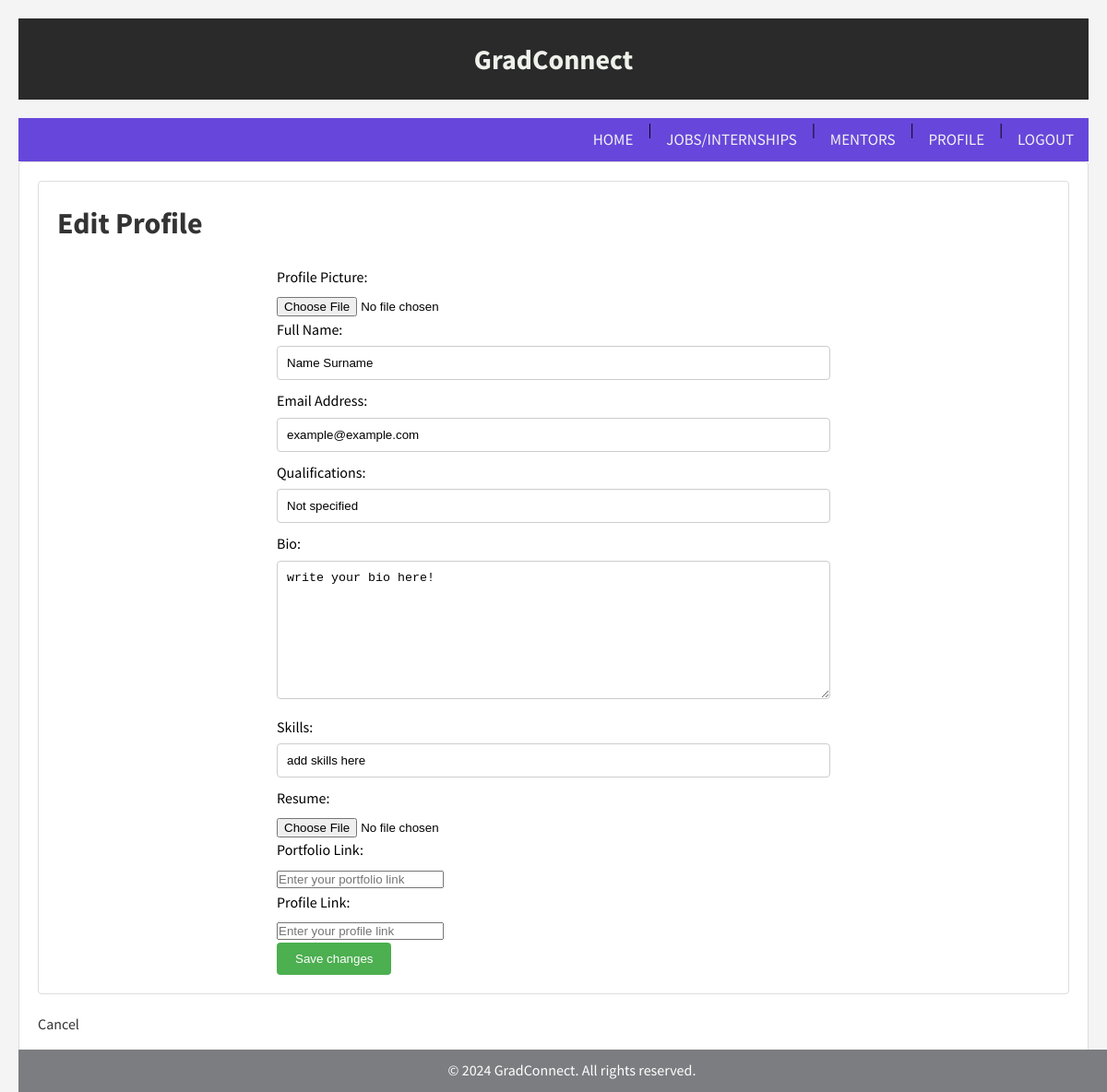
Page /profile/edit/ (signed in) on the earlier database version.
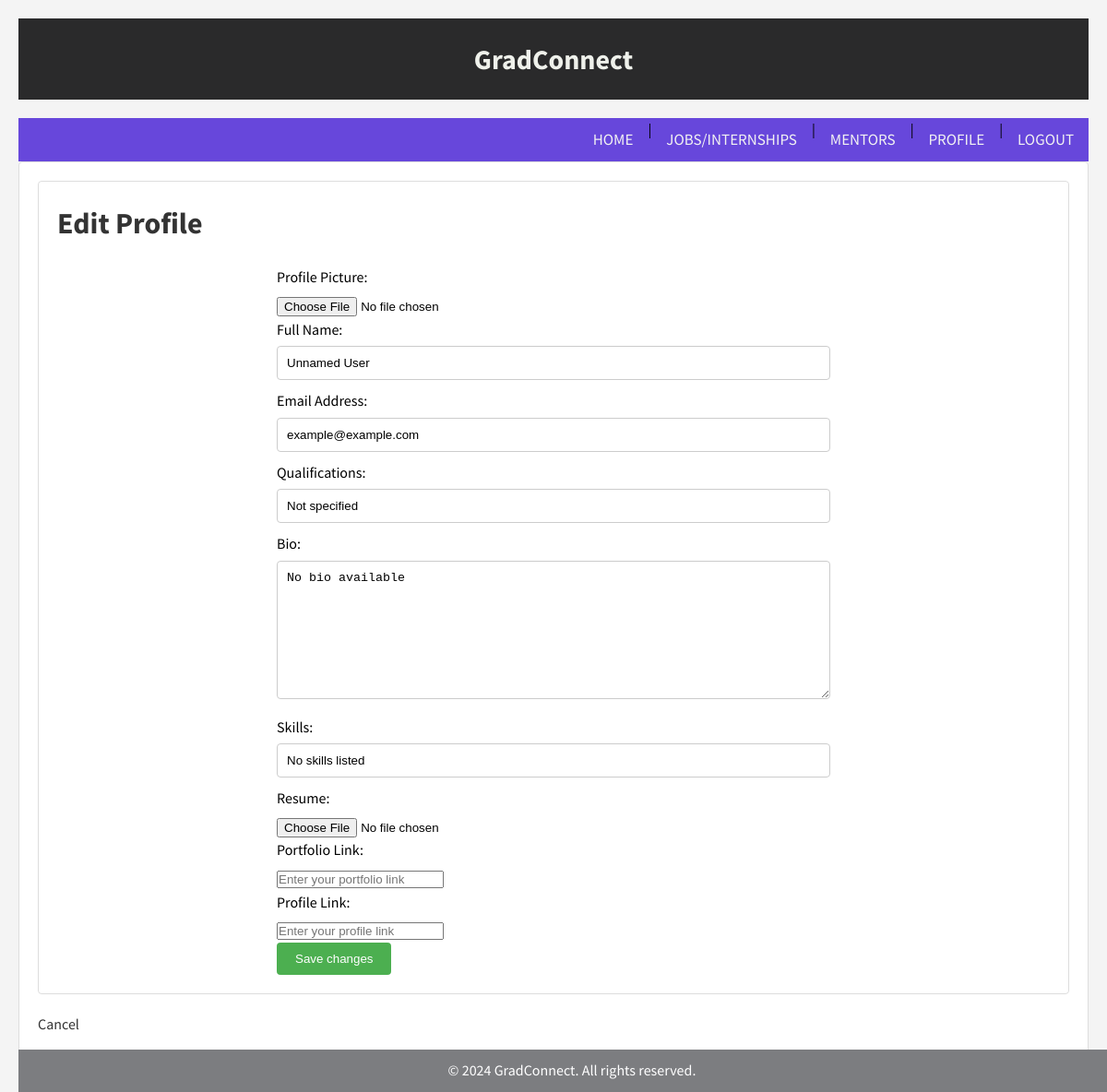
Same page on the later database version.
### members/models.py (models this page shows, shortened)
class Profile(models.Model):
    user = models.OneToOneField(User, on_delete=models.CASCADE, verbose_name="User")
    profile_pic = models.ImageField(upload_to='profile_pics/', blank=True, null=True, verbose_name="Profile Picture")
    name = models.CharField(max_length=100, default='Unnamed User', verbose_name="Full Name")
    email = models.EmailField(default='example@example.com', verbose_name="Email Address")
    qualifications = models.CharField(max_length=255, default='Not specified', verbose_name="Qualifications")
    bio = models.TextField(default='No bio available', verbose_name="Bio")
    skills = models.CharField(max_length=255, default='No skills listed', verbose_name="Skills")
    resume = models.FileField(upload_to='resumes/', blank=True, null=True, verbose_name="Resume")
    portfolio_link = models.URLField(max_length=255, blank=True, null=True, verbose_name="Portfolio Link")
    profile_link = models.URLField(max_length=255, blank=True, null=True, verbose_name="Profile Link")

### members/views.py (the view)
# urls.py: path('profile/edit/', views.edit_profile, name='edit_profile'),
@login_required
def edit_profile(request):
    profile = Profile.objects.get(user=request.user)
    if request.method == 'POST':
        form = ProfileForm(request.POST, request.FILES, instance=profile)
        if form.is_valid():
            form.save()
            messages.success(request, 'Your profile has been updated successfully.')
            return redirect('profile')
    else:
        form = ProfileForm(instance=profile)
    context = {'form': form}
    return render(request, 'edit_profile.html', context)

### members/templates/edit_profile.html (shortened to what this page needs)
{% extends "master.html" %}
{% block content %}
<div class="edit-profile-container">
<h1>Edit Profile</h1>
<form method="post" enctype="multipart/form-data">
    {{ form.as_p }}
    <button type="submit">Save changes</button>
</form>
</div>
<p><a href="{% url 'profile' %}">Cancel</a></p>
{% endblock %}

Differences in the rows shown:
changed Profile "example@example.com": name "Name Surname" → "Unnamed User"; bio "write your bio here!" → "No bio available"; skills "add skills here" → "No skills listed"
